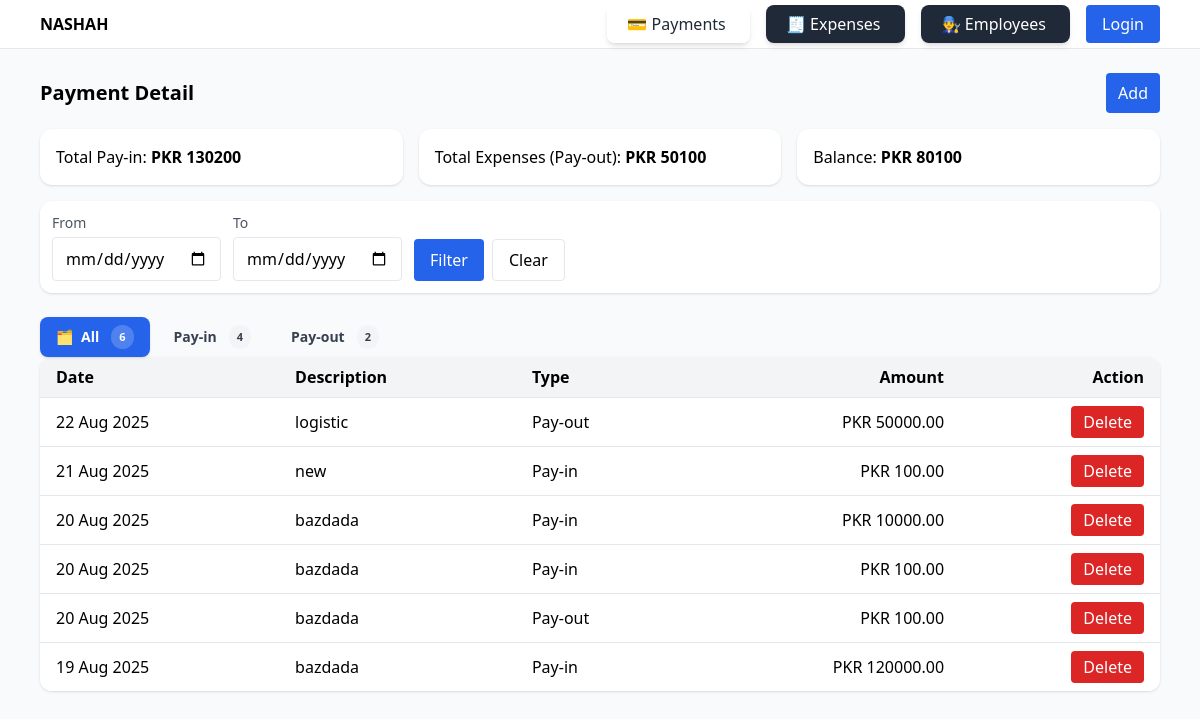
The page /payments/ on the database as committed earlier.
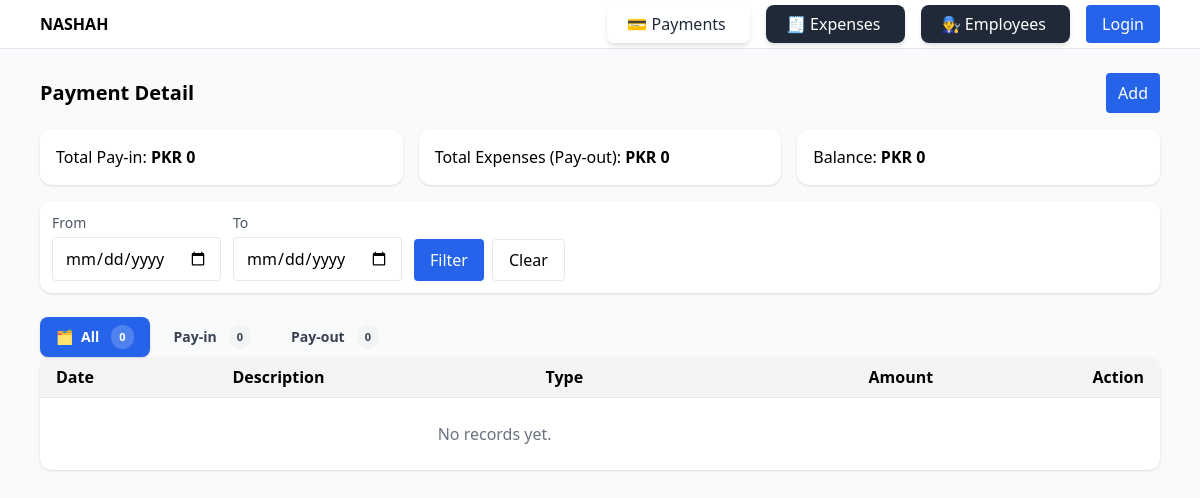
The same page on the database as committed later.
### payments/models.py (models this page shows, shortened)
class Payment(models.Model):
    TYPE_CHOICES = [('IN','Pay-in'), ('OUT','Pay-out')]
    date = models.DateField()
    description = models.CharField(max_length=255)
    amount = models.DecimalField(max_digits=12, decimal_places=2)
    type = models.CharField(max_length=3, choices=TYPE_CHOICES, default='IN')
    class Meta: ordering = ['-date','-id']

### payments/views.py (the view)
# urls.py: path("", PaymentList.as_view(), name="list"),
class PaymentList(ListView):
    model = Payment
    template_name = 'payments/list.html'
    context_object_name = 'items'
    paginate_by = 50  # optional
    def _parse_date(self, s):
        try:
            return datetime.strptime(s, '%Y-%m-%d').date()
        except (TypeError, ValueError):
            return None
    def get_queryset(self):
        tab = self.request.GET.get('tab', 'all').lower()
        start_str = self.request.GET.get('start')
        end_str = self.request.GET.get('end')
        start = self._parse_date(start_str)
        end = self._parse_date(end_str)
        if start and end and start > end:
            start, end = end, start  # swap if user reversed
        base_qs = super().get_queryset().order_by('-date', '-id')
        if start:
            base_qs = base_qs.filter(date__gte=start)
        if end:
            base_qs = base_qs.filter(date__lte=end)
        self._count_all = base_qs.count()
        self._count_in = base_qs.filter(type='IN').count()
        self._count_out = base_qs.filter(type='OUT').count()
        payin = base_qs.filter(type='IN').aggregate(total=Sum('amount'))['total'] or 0
        payout = base_qs.filter(type='OUT').aggregate(total=Sum('amount'))['total'] or 0
        self._total_payin = payin
        self._total_payout = payout
        self._balance = payin - payout
        qs = base_qs
        if tab == 'in':
            qs = qs.filter(type='IN')
        elif tab == 'out':
            qs = qs.filter(type='OUT')
        self._active_tab = tab
        self._visible_total = qs.aggregate(total=Sum('amount'))['total'] or 0
        self._start_str = start_str or ''
        self._end_str = end_str or ''
        return qs
    def get_context_data(self, **kwargs):
        ctx = super().get_context_data(**kwargs)
        ctx.update({
            'active_tab': self._active_tab,
            'visible_total': self._visible_total,
            'count_all': self._count_all,
            'count_in': self._count_in,
            'count_out': self._count_out,
            'total_payin': self._total_payin,
            'total_payout': self._total_payout,
            'balance': self._balance,
            'start_date': self._start_str,
            'end_date': self._end_str,
        })
        return ctx

### payments/templates/payments/list.html (shortened to what the changed rows need)
{% extends 'base.html' %}
{% block content %}
<div class="flex items-center justify-between">
  <h1 class="text-xl font-semibold">Payment Detail</h1>
</div>
<div class="grid grid-cols-1 md:grid-cols-3 gap-4 my-4">
  <div class="bg-white p-4 rounded-xl shadow">Total Pay-in: <strong>PKR {{ total_payin|default:0 }}</strong></div>
  <div class="bg-white p-4 rounded-xl shadow">Total Expenses (Pay-out): <strong>PKR {{ total_payout|default:0 }}</strong></div>
  <div class="bg-white p-4 rounded-xl shadow">Balance: <strong>PKR {{ balance|default:0 }}</strong></div>
</div>
<div class="mt-4">
<br>
  <nav class="flex gap-2" role="tablist">
    <a href="{% url 'payments:list' %}?tab=all"
       aria-current="{% if active_tab == 'all' %}page{% else %}false{% endif %}"
       class="inline-flex items-center gap-2 px-4 py-2 rounded-lg text-sm font-semibold transition
              {% if active_tab == 'all' %}
                bg-blue-600 text-white shadow
              {% else %}
                text-gray-700 hover:bg-gray-50 hover:text-gray-900
              {% endif %}">
      🗂️ <span>All</span>
      <span class="ml-1 text-[11px] rounded-full px-2 py-0.5
                   {% if active_tab == 'all' %}bg-white/20 text-white{% else %}bg-gray-100 text-gray-700{% endif %}">
        {{ count_all }}
      </span>
    </a>
    <a href="{% url 'payments:list' %}?tab=in"
       aria-current="{% if active_tab == 'in' %}page{% else %}false{% endif %}"
       class="inline-flex items-center gap-2 px-4 py-2 rounded-lg text-sm font-semibold transition
              {% if active_tab == 'in' %}
                bg-blue-600 text-white shadow
              {% else %}
                text-gray-700 hover:bg-gray-50 hover:text-gray-900
              {% endif %}">
       <span>Pay-in</span>
      <span class="ml-1 text-[11px] rounded-full px-2 py-0.5
                   {% if active_tab == 'in' %}bg-white/20 text-white{% else %}bg-gray-100 text-gray-700{% endif %}">
        {{ count_in }}
      </span>
    </a>
    <a href="{% url 'payments:list' %}?tab=out"
       aria-current="{% if active_tab == 'out' %}page{% else %}false{% endif %}"
       class="inline-flex items-center gap-2 px-4 py-2 rounded-lg text-sm font-semibold transition
              {% if active_tab == 'out' %}
                bg-blue-600 text-white shadow
              {% else %}
                text-gray-700 hover:bg-gray-50 hover:text-gray-900
              {% endif %}">
       <span>Pay-out</span>
      <span class="ml-1 text-[11px] rounded-full px-2 py-0.5
                   {% if active_tab == 'out' %}bg-white/20 text-white{% else %}bg-gray-100 text-gray-700{% endif %}">
        {{ count_out }}
      </span>
    </a>
  </nav>
</div>
<div class="bg-white rounded-xl shadow overflow-hidden">
  <table class="min-w-full divide-y">
    <thead class="bg-gray-100"><tr>
      <th class="px-4 py-2 text-left">Date</th>
      <th class="px-4 py-2 text-left">Description</th>
      <th class="px-4 py-2 text-left">Type</th>
      <th class="px-4 py-2 text-right">Amount</th>
      <th class="px-4 py-2 text-right">Action</th>
    </tr></thead>
    <tbody class="divide-y">
    {% for i in items %}
      <tr class="bg-white">
        <td class="px-4 py-2">{{ i.date }}</td>
        <td class="px-4 py-2">{{ i.description }}</td>
        <td class="px-4 py-2">{{ i.get_type_display }}</td>
        <td class="px-4 py-2 text-right">PKR {{ i.amount }}</td>
        <td class="px-4 py-2 text-right">
          <a
            href="{% url 'payments:delete' i.id %}?return={{ request.get_full_path|urlencode }}"
            class="inline-block px-3 py-1 rounded bg-red-600 text-white hover:bg-red-700"
          >Delete</a>
        </td>
      </tr>
    {% empty %}
      <tr><td colspan="4" class="px-4 py-6 text-center text-gray-500">No records yet.</td></tr>
    {% endfor %}
    </tbody>
  </table>
</div>
{% endblock %}

Rows that differ between the two databases and show on the page:
removed Payment: date "22 Aug 2025", description "logistic", type "Pay-out", amount "50000.00"
removed Payment: date "21 Aug 2025", description "new", type "Pay-in", amount "100.00"
removed Payment: date "20 Aug 2025", description "bazdada", type "Pay-in", amount "10000.00"
removed Payment: date "20 Aug 2025", description "bazdada", type "Pay-in", amount "100.00"
removed Payment: date "20 Aug 2025", description "bazdada", type "Pay-out", amount "100.00"
removed Payment: date "19 Aug 2025", description "bazdada", type "Pay-in", amount "120000.00"
Other text that changed with them:
{{ total_payin|default:0 }}: "130200" → "0"
{{ total_payout|default:0 }}: "50100" → "0"
{{ balance|default:0 }}: "80100" → "0"
{{ count_all }}: "6" → "0"
{{ count_in }}: "4" → "0"
{{ count_out }}: "2" → "0"
text now shown: "No records yet."
